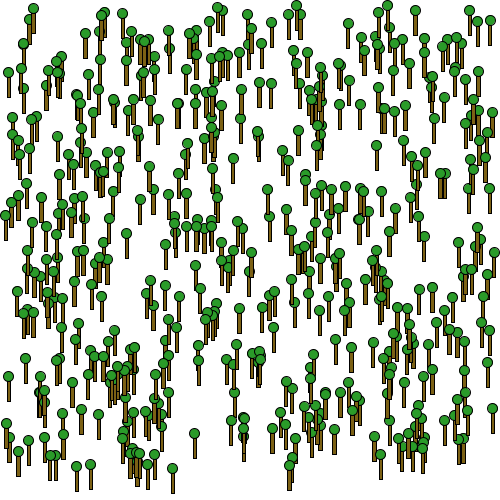
Frame 1 (no input)
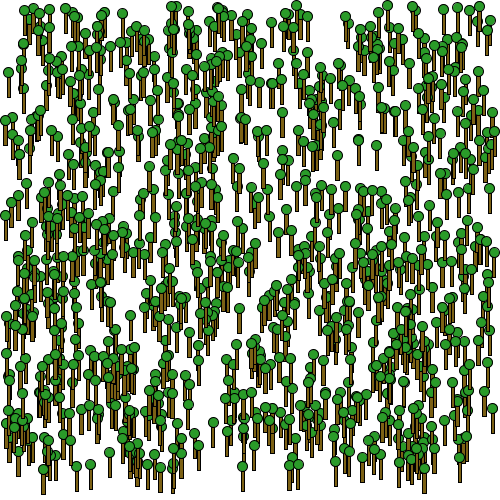
Frame 2 (the mouse pressed at the canvas centre, redrawn once)

The Processing sketch that drew these frames (run headless with seeded random() and noise(); the mouse was pressed at the canvas centre and the sketch redrawn once):

// Processing sketch: processing_153258
// ── processing_153258.pde

// setup function -- called once when the program begins
void setup() {

  // set the display window to size 500 x 500 pixels
  size(500, 500);

  // set the background colour to white
  background(255);
  noLoop();
}

void draw(){
  
  float averageTreeSize = 10;
    float sdTreeSize = 2;

for (int i = 0; i < 500; i++)
 {
    //float treeSize = averageTreeSize + (randomGaussian() * sdTreeSize);
      float treeSize = (10);      
    drawTree( random(5,495), random(5,470), treeSize);
}
}
  void drawTree(float treeX, float treeY, float tSize){
   
    fill(42, 155, 41);       
    ellipse (treeX, treeY, tSize, tSize);
    fill(124, 97, 21);
    rect(treeX-1.5, treeY+(tSize/2), tSize/3, tSize*2);
    
  }
